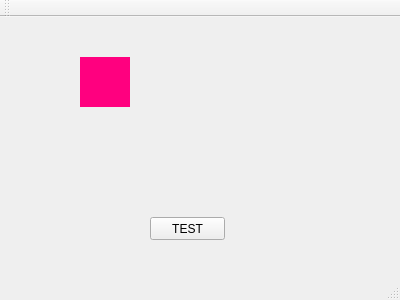
<?xml version="1.0" encoding="UTF-8"?>
<ui version="4.0">
 <class>MainWindow</class>
 <widget class="QMainWindow" name="MainWindow">
  <property name="geometry">
   <rect>
    <x>0</x>
    <y>0</y>
    <width>400</width>
    <height>300</height>
   </rect>
  </property>
  <property name="windowTitle">
   <string>MainWindow</string>
  </property>
  <widget class="QWidget" name="centralWidget">
   <widget class="QWidget" name="widget_test" native="true">
    <property name="geometry">
     <rect>
      <x>80</x>
      <y>40</y>
      <width>50</width>
      <height>50</height>
     </rect>
    </property>
    <property name="sizePolicy">
     <sizepolicy hsizetype="Preferred" vsizetype="Preferred">
      <horstretch>0</horstretch>
      <verstretch>0</verstretch>
     </sizepolicy>
    </property>
    <property name="minimumSize">
     <size>
      <width>0</width>
      <height>0</height>
     </size>
    </property>
    <property name="maximumSize">
     <size>
      <width>16777215</width>
      <height>16777215</height>
     </size>
    </property>
    <property name="styleSheet">
     <string notr="true">QWidget {
	background-color : rgb(255, 0, 127);
}
</string>
    </property>
   </widget>
   <widget class="QPushButton" name="pushButton_test">
    <property name="geometry">
     <rect>
      <x>150</x>
      <y>200</y>
      <width>75</width>
      <height>23</height>
     </rect>
    </property>
    <property name="sizePolicy">
     <sizepolicy hsizetype="Preferred" vsizetype="Preferred">
      <horstretch>0</horstretch>
      <verstretch>0</verstretch>
     </sizepolicy>
    </property>
    <property name="text">
     <string>TEST</string>
    </property>
   </widget>
  </widget>
  <widget class="QMenuBar" name="menuBar">
   <property name="geometry">
    <rect>
     <x>0</x>
     <y>0</y>
     <width>400</width>
     <height>21</height>
    </rect>
   </property>
  </widget>
  <widget class="QToolBar" name="mainToolBar">
   <attribute name="toolBarArea">
    <enum>TopToolBarArea</enum>
   </attribute>
   <attribute name="toolBarBreak">
    <bool>false</bool>
   </attribute>
  </widget>
  <widget class="QStatusBar" name="statusBar"/>
 </widget>
 <layoutdefault spacing="6" margin="11"/>
 <resources/>
 <connections/>
</ui>
